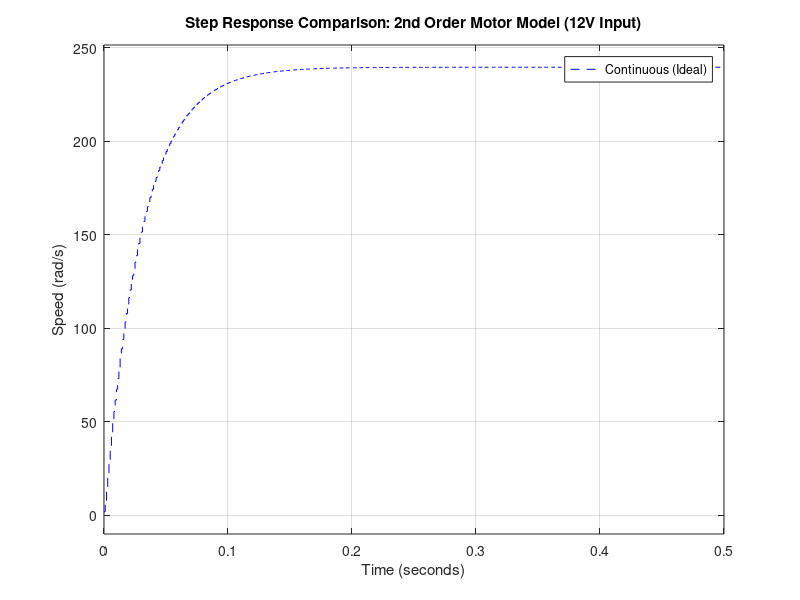

Write MATLAB code to recreate this figure.
% =========================================================
% คำนวณค่า a, b สำหรับ Forward, Backward และ Tustin (2nd Order)
% =========================================================
clear; clc; close all;

%% 1. กำหนดพารามิเตอร์มอเตอร์ (ของจริง)
Ts = 0.001;                 % Sampling Time = 1 ms 
kt = 0.0473;
ke = 0.0473;
Lm = 0.003384;
R  = 5.52186;
b  = 0.000023653;
J  = 0.00001307;

% สร้าง Continuous Model (s-domain) เป็น Second Order แบบสมบูรณ์
s = tf('s');
plant_s = minreal(kt / ((Lm*s + R)*(J*s + b) + kt*ke));

%% 2. กำหนดตัวแปร z สำหรับการแทนค่า
z = tf('z', Ts);

%% 3. คำนวณวิธีที่ 1: Forward Euler
s_fw = (z - 1) / Ts;
sys_fw = minreal(kt / ((Lm*s_fw + R)*(J*s_fw + b) + kt*ke));
[num_fw, den_fw] = tfdata(sys_fw, 'v');
% ป้องกันกรณีที่ MATLAB ตัดสัมประสิทธิ์ที่เป็น 0 ทิ้ง ให้เติม 0 ให้ครบ 3 ตำแหน่ง (2nd Order)
num_fw = [zeros(1, 3-length(num_fw)), num_fw]; 
den_fw = [zeros(1, 3-length(den_fw)), den_fw];
num_fw = num_fw / den_fw(1);    % ทำให้ a0 = 1 เสมอ
den_fw = den_fw / den_fw(1);

%% 4. คำนวณวิธีที่ 2: Backward Euler
s_bw = (z - 1) / (z * Ts);
sys_bw = minreal(kt / ((Lm*s_bw + R)*(J*s_bw + b) + kt*ke));
[num_bw, den_bw] = tfdata(sys_bw, 'v');
num_bw = [zeros(1, 3-length(num_bw)), num_bw];
den_bw = [zeros(1, 3-length(den_bw)), den_bw];
num_bw = num_bw / den_bw(1);
den_bw = den_bw / den_bw(1);

%% 5. คำนวณวิธีที่ 3: Tustin (Bilinear)
sys_tu = c2d(plant_s, Ts, 'tustin');
[num_tu, den_tu] = tfdata(sys_tu, 'v');
num_tu = [zeros(1, 3-length(num_tu)), num_tu];
den_tu = [zeros(1, 3-length(den_tu)), den_tu];
num_tu = num_tu / den_tu(1);
den_tu = den_tu / den_tu(1);

%% 6. ปริ้นท์ผลลัพธ์เพื่อนำไปใส่ใน C Code
fprintf('// ====================================\n');
fprintf('// 1. FORWARD EULER (2nd Order)\n');
fprintf('// ====================================\n');
fprintf('float a1_fw = %f;\n', den_fw(2));
fprintf('float a2_fw = %f;\n', den_fw(3));
fprintf('float b0_fw = %f;\n', num_fw(1));
fprintf('float b1_fw = %f;\n', num_fw(2));
fprintf('float b2_fw = %f;\n\n', num_fw(3));

fprintf('// ====================================\n');
fprintf('// 2. BACKWARD EULER (2nd Order)\n');
fprintf('// ====================================\n');
fprintf('float a1_bw = %f;\n', den_bw(2));
fprintf('float a2_bw = %f;\n', den_bw(3));
fprintf('float b0_bw = %f;\n', num_bw(1));
fprintf('float b1_bw = %f;\n', num_bw(2));
fprintf('float b2_bw = %f;\n\n', num_bw(3));

fprintf('// ====================================\n');
fprintf('// 3. TUSTIN (BILINEAR) (2nd Order)\n');
fprintf('// ====================================\n');
fprintf('float a1_tu = %f;\n', den_tu(2));
fprintf('float a2_tu = %f;\n', den_tu(3));
fprintf('float b0_tu = %f;\n', num_tu(1));
fprintf('float b1_tu = %f;\n', num_tu(2));
fprintf('float b2_tu = %f;\n\n', num_tu(3));

%% 7. พล็อตกราฟเปรียบเทียบ (s-domain vs z-domain)
figure('Color', 'w', 'Name', '2nd Order Discretization Comparison', 'Position', [100 100 800 500]);
% พล็อต Continuous (อุดมคติ) เป็นเส้นทึบสีดำ
step(plant_s * 12, 0.5); hold on;

% พล็อต Discrete ทั้ง 3 วิธี (MATLAB จะวาดเป็นขั้นบันไดให้โดยอัตโนมัติ)
step(sys_fw * 12, 0.5, 'r--'); 
step(sys_bw * 12, 0.5, 'g--');
step(sys_tu * 12, 0.5, 'b--');

title('Step Response Comparison: 2nd Order Motor Model (12V Input)');
xlabel('Time (seconds)');
ylabel('Speed (rad/s)');
legend('Continuous (Ideal)', 'Forward Euler', 'Backward Euler', 'Tustin', 'Location', 'best');
grid on;
